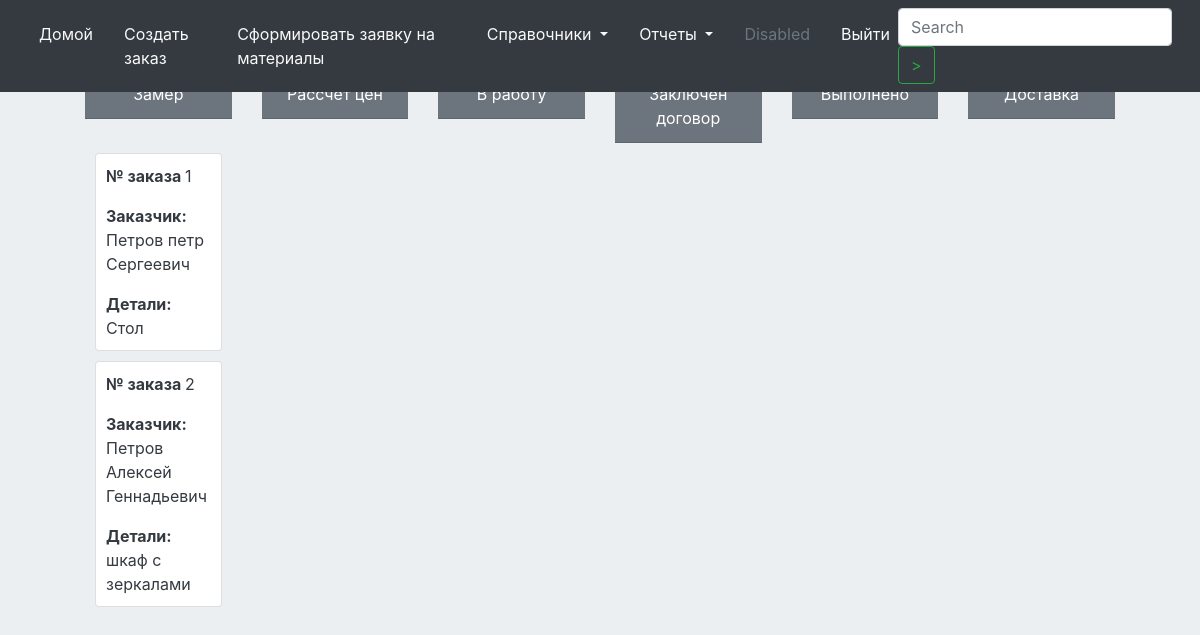
The app's page / (signed in), older data.
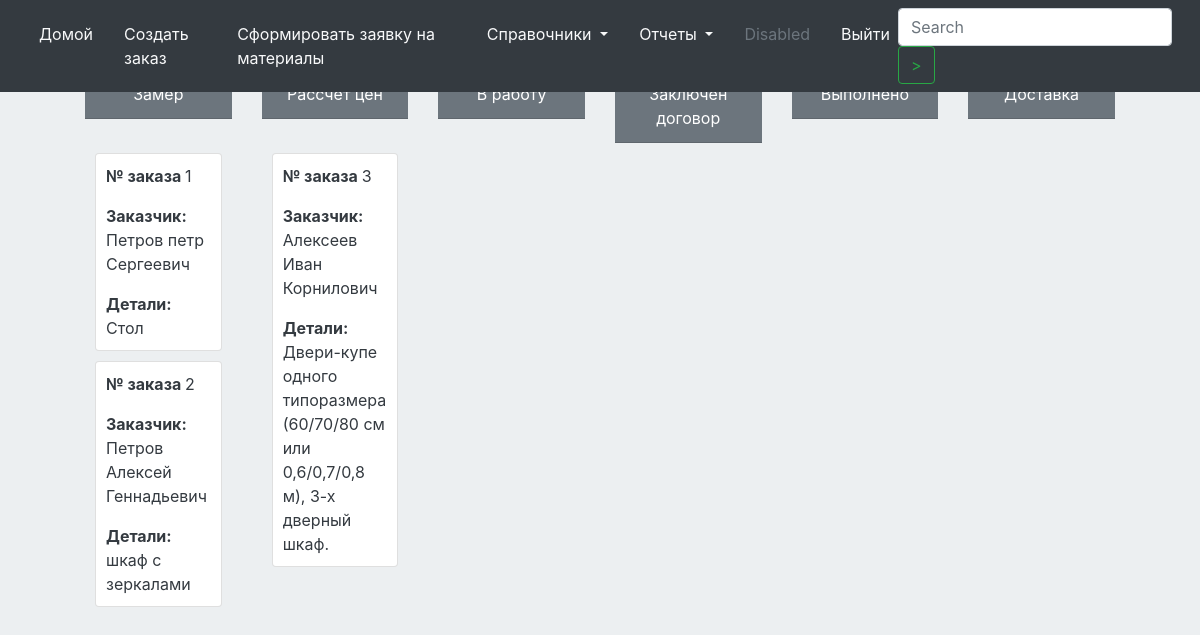
The same page, newer data.
### orloveFurniture/models.py (models this page shows, shortened)
class StatusCatalog(models.Model):
    name = models.CharField(max_length=255)
    orderliness = models.IntegerField()

class Order(models.Model):
    idOrder = models.CharField(max_length=36, blank=True, unique=False, default=uuid.uuid4)
    date_created = models.DateTimeField(default=timezone.now)
    nameOrder =  models.CharField(max_length=255)
    nameContract = models.CharField(max_length=255)
    fio = models.CharField(max_length=255)
    status = models.ForeignKey(StatusCatalog, blank=False, null=False, on_delete=models.PROTECT)
    address = models.CharField(max_length=255)
    phone = models.CharField(max_length=11)
    trelloLink = models.CharField(max_length=255)
    details = models.TextField()
    cost = models.IntegerField(blank=True, null=True, default = 0)
    prepayment = models.IntegerField(blank=True, null=True, default = 0 )

### orloveFurniture/views.py (the view)
# urls.py: url(r'^$', views.orders, name='index'),
@login_required
def orders(request):
    ordersArray = []
    statusNameArray = []
    statuses = StatusCatalog.objects.all().order_by("orderliness")
    for stat in statuses:
        order = Order.objects.filter(status = stat.id)
        ordersArray.append( order )
        statusNameArray.append(stat.name)
    return render(request, "ordersAll.html", {"ordersArray" : ordersArray, "statusNameArray" : statusNameArray })

### templates/ordersAll.html (shortened to what this page needs)
{% extends "base.html" %}
{% load static %}
{% block content %}
    <div class = "main-window">
        <div class="container-fluid">
            <div class="row">
                {% for status in statusNameArray %}
                    <div class = "col-2">
                        <div class="order_list">
                            <div class="card-header text-center text-white bg-secondary">{{ status }} </div>
                        </div>
                    </div>
                {% endfor %}
            </div>
        </div>
        <div class="container-fluid">
            <div class="row">
                {% for orders in ordersArray %}
                    <div class = "col-2">
                        {% include "order_list.html"  %}
                    </div>
                {% endfor %}
            </div>
        </div>
    </div>
{% endblock %}

### templates/order_list.html
 <div class="order_list">
    <div class="card-rows">
              {% for order in orders %}
                       <a href=/order/{{ order.id }}/ >
                             {% include "order_leaf.html" %}
                       </a>
              {% endfor %}
    </div>
 </div>

### templates/order_leaf.html
<div class="card card-padding rounded  ">
    <p class="card-text text-dark"> <b>№ заказа </b>  {{ order.id }} </p>
    <p class="card-text text-dark"><b> Заказчик: </b>  {{  order.fio }} </p>
    <p class="card-text text-dark"> <b> Детали: </b> {{ order.details }} </p>
</div>

Row changes from the older to the newer data that the page shows:
added Order: id "3", fio "Алексеев Иван Корнилович", details "Двери-купе одного типоразмера (60/70/80 см или 0,6/0,7/0,8 м), 3-х дверный шкаф."
